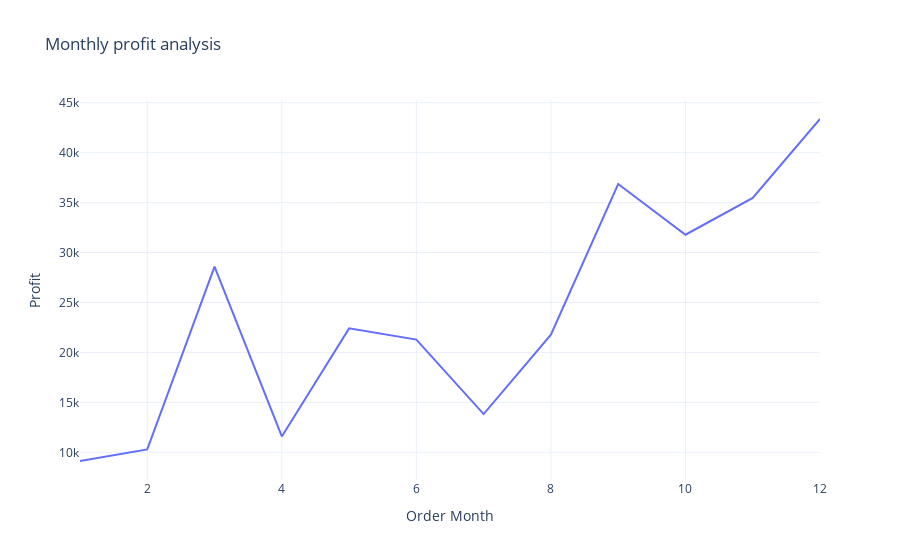

Notebook code cell kept with this figure:
### Code cell
fig = px.line(profit_by_month, x = 'Order Month', y = 'Profit', title = 'Monthly profit analysis')
fig.show()

### Figure 1 — Plotly figure (JSON) as saved in the notebook; plotly's stock layout.template omitted (floating-point values rounded to 4 significant figures)
{"data": [{"hovertemplate": "Order Month=%{x}<br>Profit=%{y}<extra></extra>", "legendgroup": "", "line": {"color": "#636efa", "dash": "solid"}, "marker": {"symbol": "circle"}, "mode": "lines", "name": "", "orientation": "v", "showlegend": false, "type": "scatter", "x": [1, 2, 3, 4, 5, 6, 7, 8, 9, 10, 11, 12], "xaxis": "x", "y": [9134.0, 10290.0, 28590.0, 11590.0, 22410.0, 21290.0, 13830.0, 21780.0, 36860.0, 31780.0, 35470.0, 43370.0], "yaxis": "y"}], "layout": {"autosize": true, "legend": {"tracegroupgap": 0}, "title": {"text": "Monthly profit analysis"}, "xaxis": {"anchor": "y", "autorange": true, "domain": [0, 1], "range": [1, 12], "title": {"text": "Order Month"}, "type": "linear"}, "yaxis": {"anchor": "x", "autorange": true, "domain": [0, 1], "range": [7233.0, 45270.0], "title": {"text": "Profit"}, "type": "linear"}}}
